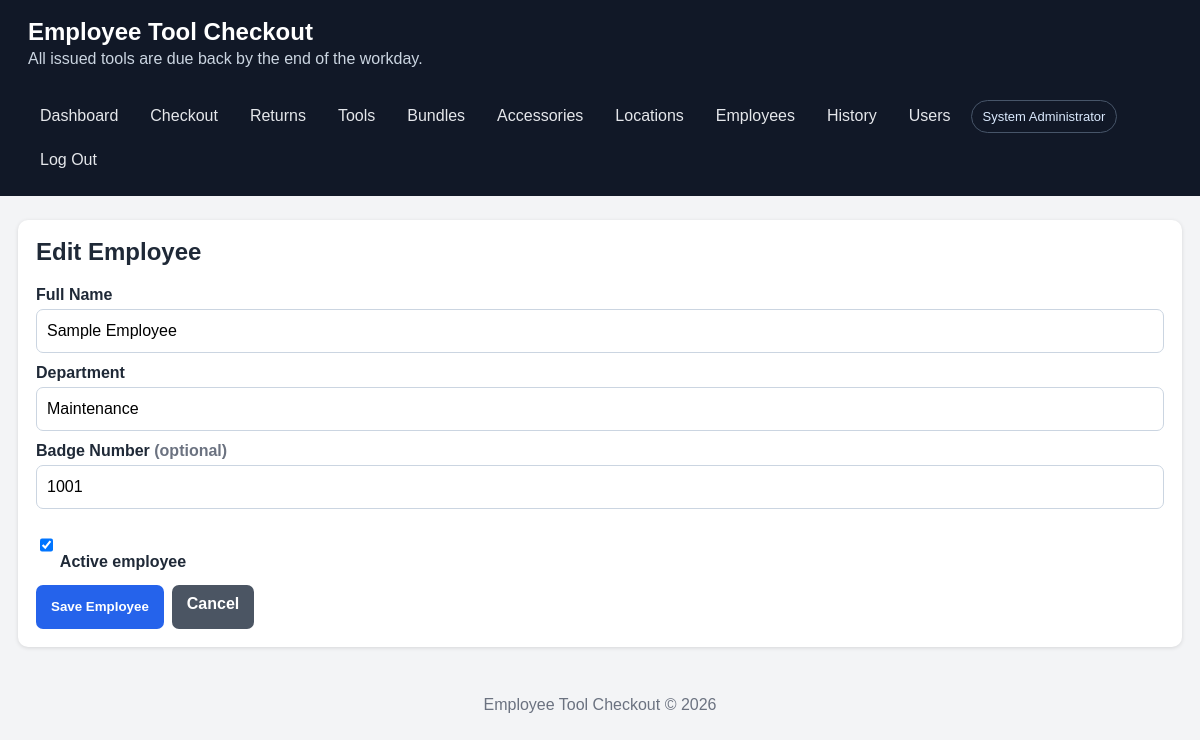
/employee_form.php?id=1 (signed in), run on the app's committed database.
### tables this page shows
CREATE TABLE IF NOT EXISTS employees (
    id INT UNSIGNED AUTO_INCREMENT PRIMARY KEY,
    name VARCHAR(150) NOT NULL,
    department VARCHAR(150) NOT NULL,
    badge_number VARCHAR(80) NULL,
    active TINYINT(1) NOT NULL DEFAULT 1,
    created_at DATETIME NOT NULL DEFAULT CURRENT_TIMESTAMP,
    INDEX idx_employee_department (department), UNIQUE KEY uq_employee_badge (badge_number)
);

### includes/functions.php (called while the page is built, shortened)
<?php
function e(?string $value): string
{
    return htmlspecialchars($value ?? '', ENT_QUOTES, 'UTF-8');
}

### employee_form.php (the view, shortened to what this page needs)
<?php
require __DIR__ . '/includes/header.php';
$pdo=db(); $id=(int)($_GET['id'] ?? $_POST['id'] ?? 0); $returnTo=$_GET['return_to'] ?? $_POST['return_to'] ?? '';
$employee=['name'=>trim($_GET['prefill'] ?? ''),'department'=>'','badge_number'=>'','active'=>1];
if ($id) { $s=$pdo->prepare('SELECT * FROM employees WHERE id=?'); $s->execute([$id]); $employee=$s->fetch() ?: $employee; }
?>
<div class="card"><h2><?= $id ? 'Edit' : 'Add' ?> Employee</h2><form method="post">
<label>Full Name</label><input name="name" required value="<?= e($employee['name']) ?>">
<label>Department</label><input name="department" required placeholder="Examples: Maintenance, Production, Shipping" value="<?= e($employee['department']) ?>">
<label>Badge Number <span class="muted">(optional)</span></label><input name="badge_number" value="<?= e($employee['badge_number']) ?>">
<label><input type="checkbox" name="active" value="1" style="width:auto" <?= $employee['active'] ? 'checked' : '' ?>> Active employee</label>
<div class="actions"><button>Save Employee</button><a class="button secondary" href="<?= $returnTo==='checkout'?'checkout.php':'employees.php' ?>">Cancel</a></div>
</form></div>
<?php require __DIR__ . '/includes/footer.php'; ?>

### assets/style.css (style rules this page uses)
:root { font-family: Arial, sans-serif; color: #1f2937; background: #f3f4f6; }
* { box-sizing: border-box; }
body { margin: 0; }
.card { background: white; border-radius: 10px; padding: 18px; box-shadow: 0 1px 4px rgba(0,0,0,.12); }
.card h2, .card h3 { margin-top: 0; }
label { display: block; font-weight: 700; margin: 11px 0 5px; }
input, select, textarea { width: 100%; padding: 10px; border: 1px solid #cbd5e1; border-radius: 7px; font: inherit; }
button, .button { display: inline-block; background: #2563eb; color: white; border: 0; border-radius: 7px; padding: 10px 15px; cursor: pointer; text-decoration: none; font-weight: 700; }
.button.secondary { background: #4b5563; }
.actions { display: flex; gap: 8px; flex-wrap: wrap; margin-top: 14px; }
.muted { color: #6b7280; }
body { padding-bottom: env(safe-area-inset-bottom); }
button, .button, input, select, textarea { min-height: 44px; }

### data on the page
employees: name "Sample Employee", department "Maintenance", badge_number "1001", active "☑"

### other printed values
APP_NAME "Employee Tool Checkout"
current_user()['full_name'] "System Administrator"
